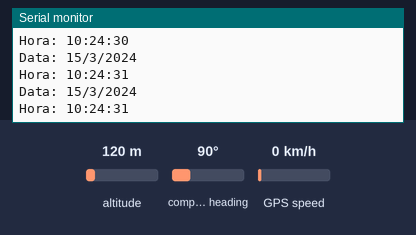
Recording of a sketch running on a simulated ESP32. On the bench: the last lines printed to the serial monitor. Inputs (shaded band) come from the test bench; at power-on: GPS speed 0 km/h, altitude 120 m, compass heading 90°. The GPS gets a fix after 3 s at 37.7749, -122.4194 with 8 satellites.

Above: at 1.2 s.
1.3 s: GPS speed set to 2 km/h
At 3.9 s:
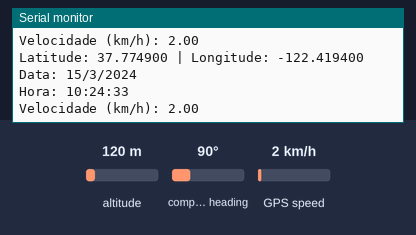
4.5 s: GPS speed set to 30 km/h
At 5.9 s:
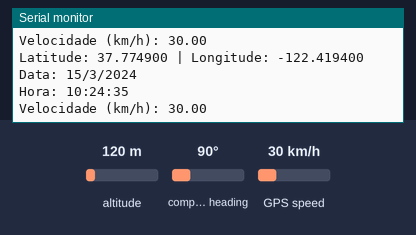
Timing chart, 0 to 7.5 s (numbered marks = the images above; inputs shaded):
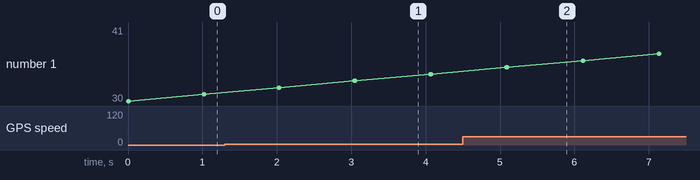

The sketch:

codeESP_15_4.ino
```cpp
/*
  Pinagem:
  3V3:VCC
  GNG:GND
  GPIO15:TX
  GPIO4:RX
*/

#include <TinyGPS++.h>
#include <HardwareSerial.h>

static const int RXPin = 15, TXPin = 4;  // Pinos do ESP32 conectados ao módulo GPS
static const uint32_t GPSBaud = 9600;    // Taxa de transmissão do GPS NEO-6M
int gps_available = 0;

TinyGPSPlus gps;
HardwareSerial gpsSerial(1);  // Usa UART1 do ESP32

void setup() {
    Serial.begin(115200);  // Inicia a comunicação serial com o monitor serial
    gpsSerial.begin(GPSBaud, SERIAL_8N1, RXPin, TXPin);  // Inicializa UART1 nos pinos 15 e 4

    Serial.println("Iniciando comunicação com GPS...");
}

void loop() {
    while(true) {
        gps_available = gpsSerial.available();
        // Serial.println(gps_available);

        if(gps_available <= 0) {
          break;
        }
        gps.encode(gpsSerial.read());  // Processa os dados recebidos do GPS

        if (gps.location.isUpdated()) {  // Se houver uma nova atualização de posição
            Serial.print("Latitude: ");
            Serial.print(gps.location.lat(), 6);
            Serial.print(" | Longitude: ");
            Serial.println(gps.location.lng(), 6);
        }

        if (gps.date.isUpdated()) {  // Se houver atualização da data
            Serial.print("Data: ");
            Serial.print(gps.date.day());
            Serial.print("/");
            Serial.print(gps.date.month());
            Serial.print("/");
            Serial.println(gps.date.year());
        }

        if (gps.time.isUpdated()) {  // Se houver atualização do horário
            Serial.print("Hora: ");
            Serial.print(gps.time.hour());
            Serial.print(":");
            Serial.print(gps.time.minute());
            Serial.print(":");
            Serial.println(gps.time.second());
        }

        if (gps.speed.isUpdated()) {  // Se houver atualização da velocidade
            Serial.print("Velocidade (km/h): ");
            Serial.println(gps.speed.kmph());
        }
    }
    delay(500);
}
```

Measured:
- after the input at 1.3 s, the serial monitor: prints a new line after 1.7 s (image 1)
- after the input at 4.5 s, the serial monitor: prints a new line after 0.59 s (image 2)
